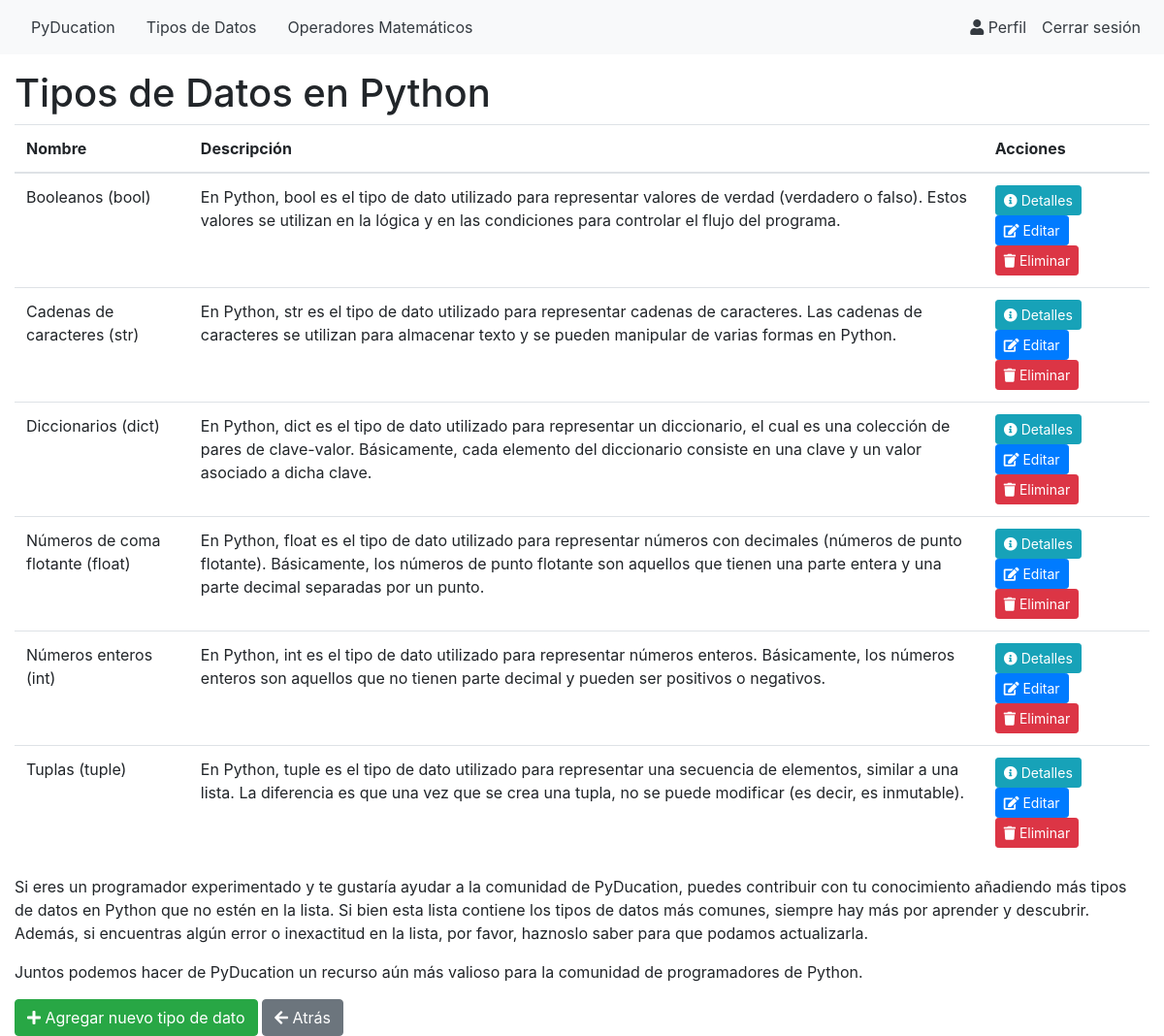
Page /data_list/ (signed in) on the committed database.
### blog/models.py (models this page shows)
class DataType(models.Model):
    name = models.CharField(max_length=100)
    description = models.TextField()
    example = models.TextField()

### blog/views.py (the view)
# urls.py: path('data_list/', DataTypeListView.as_view(), name='data_type_list'),
class DataTypeListView(LoginRequiredMixin, ListView):
    template_name = 'data_types/data_type_list.html'
    model = DataType
    context_object_name = 'data_types'

### PyDucation/templates/data_types/data_type_list.html (shortened to what this page needs)
{% extends 'PyDucation/base.html' %}
{% block content %}
  <h1>Tipos de Datos en Python</h1>
  <table class="table">
    <thead>
      <tr>
        <th>Nombre</th>
        <th>Descripción</th>
        <th>Acciones</th>
      </tr>
    </thead>
    <tbody>
      {% for data_type in data_types %}
        <tr>
          <td>{{ data_type.name }}</td>
          <td>{{ data_type.description }}</td>
          <td>
            <a href="{% url 'data_type_detail' pk=data_type.pk %}" class="btn btn-sm btn-info"><i class="fas fa-info-circle"></i> Detalles</a>
            <a href="{% url 'data_type_update' pk=data_type.pk %}" class="btn btn-sm btn-primary"><i class="fas fa-edit"></i> Editar</a>
            <form action="{% url 'data_type_delete' pk=data_type.pk %}" method="post" class="d-inline">
              <button type="submit" class="btn btn-sm btn-danger" onclick="return confirm('¿Está seguro de que desea eliminar este tipo de datos?')"><i class="fas fa-trash"></i> Eliminar</button>
            </form>
          </td>
        </tr>
      {% empty %}
        <tr>
          <td colspan="3">No se encontraron tipos de datos.</td>
        </tr>
      {% endfor %}
    </tbody>
  </table>
  <p>Si eres un programador experimentado y te gustaría ayudar a la comunidad de PyDucation, puedes contribuir con tu conocimiento añadiendo más tipos de datos en Python que no estén en la lista. Si bien esta lista contiene los tipos de datos más comunes, siempre hay más por aprender y descubrir. Además, si encuentras algún error o inexactitud en la lista, por favor, haznoslo saber para que podamos actualizarla.
  <p>Juntos podemos hacer de PyDucation un recurso aún más valioso para la comunidad de programadores de Python.</p>
  <a href="{% url 'data_type_create' %}" class="btn btn-success"><i class="fas fa-plus"></i> Agregar nuevo tipo de dato</a>
  <a href="{% url 'pyducation' %}" class="btn btn-secondary"><i class="fas fa-arrow-left"></i> Atrás</a>
{% endblock %}

### rows in the picture
DataType: name "Booleanos (bool)", description "En Python, bool es el tipo de dato utilizado para representar valores de verdad (verdadero o falso). Estos valores se utilizan en la lógica y en las condiciones para controlar el flujo del programa."
DataType: name "Cadenas de caracteres (str)", description "En Python, str es el tipo de dato utilizado para representar cadenas de caracteres. Las cadenas de caracteres se utilizan para almacenar texto y se pueden manipular de varias formas en Python."
DataType: name "Diccionarios (dict)", description "En Python, dict es el tipo de dato utilizado para representar un diccionario, el cual es una colección de pares de clave-valor. Básicamente, cada elemento del diccionario consiste en una clave y un valor asociado a dicha clave."
DataType: name "Números de coma flotante (float)", description "En Python, float es el tipo de dato utilizado para representar números con decimales (números de punto flotante). Básicamente, los números de punto flotante son aquellos que tienen una parte entera y una parte decimal separadas por un punto."
DataType: name "Números enteros (int)", description "En Python, int es el tipo de dato utilizado para representar números enteros. Básicamente, los números enteros son aquellos que no tienen parte decimal y pueden ser positivos o negativos."
DataType: name "Tuplas (tuple)", description "En Python, tuple es el tipo de dato utilizado para representar una secuencia de elementos, similar a una lista. La diferencia es que una vez que se crea una tupla, no se puede modificar (es decir, es inmutable)."
